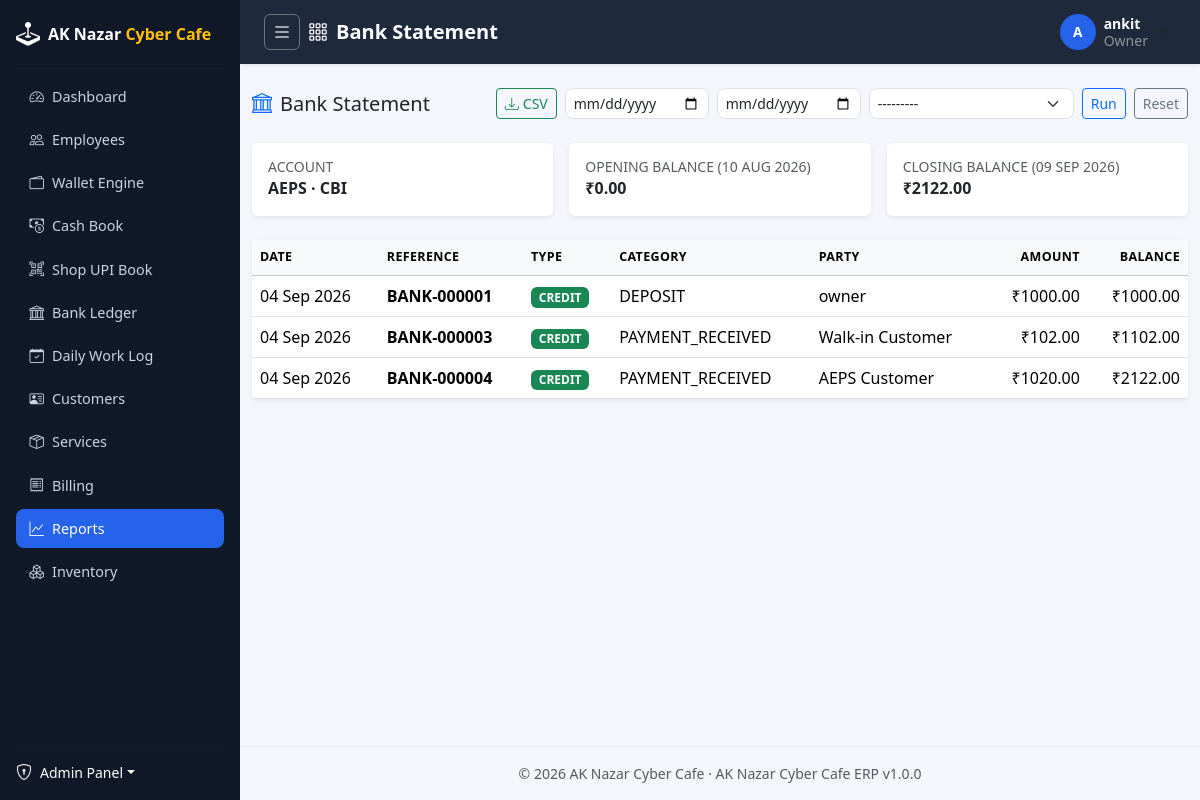
The page /reports/bank-statement/ (signed in) on the database as committed earlier.
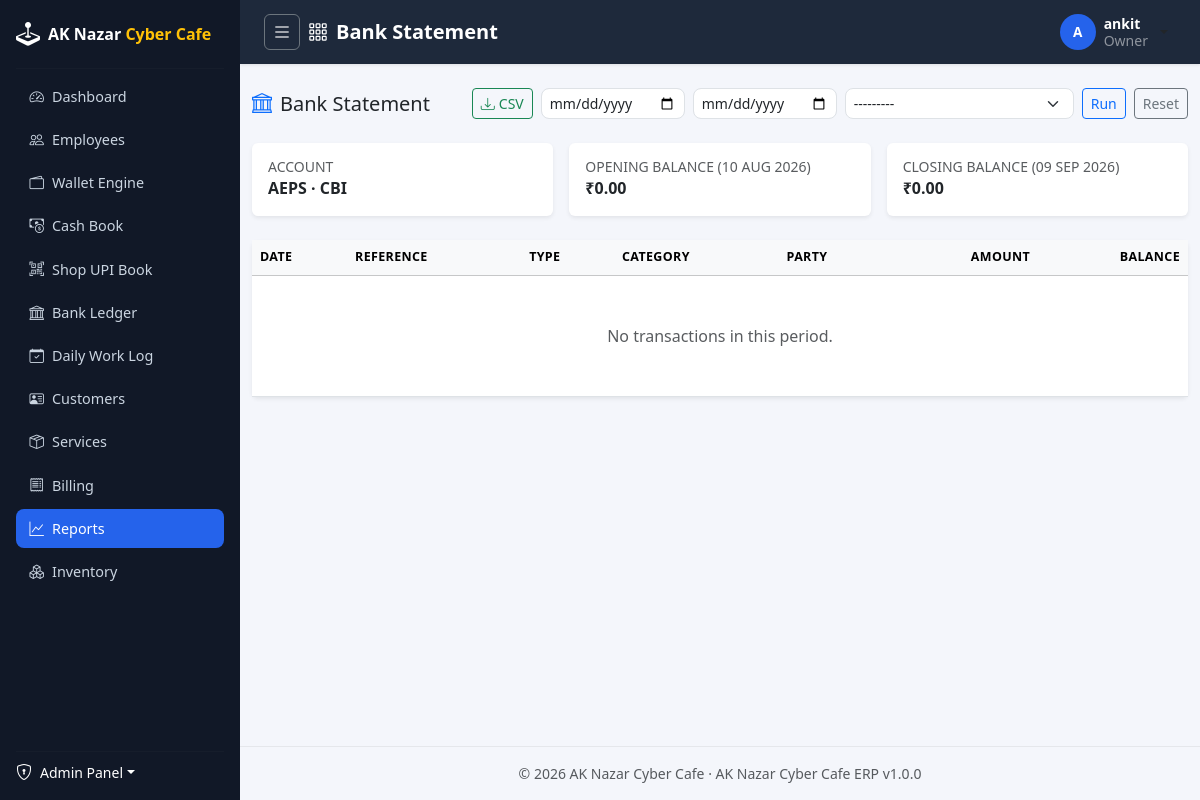
The same page on the database as committed later.
### apps/finance/models/bank.py (models this page shows, shortened)
class BankAccount(BaseModel):
    account_name = models.CharField(max_length=150)
    bank_name = models.CharField(max_length=150)
    branch = models.CharField(max_length=100, blank=True)
    account_number = models.CharField(max_length=50, unique=True, db_index=True)
    ifsc_code = models.CharField(max_length=20, blank=True)
    account_type = models.CharField(
        max_length=20,
        choices=BankAccountType.choices,
        default=BankAccountType.CURRENT,
    )
    opening_balance = money_field(default=0)
    is_default = models.BooleanField(
        default=False,
        help_text="Default shop bank account for general UPI QR and online payments",
    )
    class Meta:
        ordering = ["account_name"]
        verbose_name = "Bank Account"
        verbose_name_plural = "Bank Accounts"
    def __str__(self):
        return f"{self.account_name} ({self.bank_name})"

class BankTransaction(BaseModel):
    account = models.ForeignKey(
        BankAccount,
        on_delete=models.PROTECT,
        related_name="transactions",
    )
    transaction_type = models.CharField(
        max_length=10,
        choices=BankTransactionType.choices,
        db_index=True,
    )
    category = models.CharField(max_length=30, choices=BankTransactionCategory.choices)
    amount = money_field()
    balance_after = money_field(editable=False)
    reference_number = models.CharField(max_length=30, unique=True, editable=False, db_index=True)
    related_reference = models.CharField(
        max_length=30, blank=True, editable=False,
        help_text="Reference of the paired transaction (e.g. bank-to-bank transfer).",
    )
    party_name = models.CharField(
        max_length=150, blank=True,
        help_text="Counterparty: who deposited or was paid.",
    )
    description = models.TextField(blank=True)
    entry_date = models.DateField(default=date.today, db_index=True)
    class Meta:
        ordering = ["-entry_date", "-created_at"]
        verbose_name = "Bank Transaction"
        verbose_name_plural = "Bank Transactions"
        indexes = [
            models.Index(fields=["account", "entry_date"]),
        ]

### apps/reports/views/report_views.py (the view, shortened to what this page needs)
# urls.py: path("bank-statement/", report_views.BankStatementView.as_view(), name="bank_statement"),
class BankStatementView(LoginRequiredMixin, PermissionRequiredMixin, TemplateView):
    permission_required = "finance.view_bankaccount"
    template_name = "reports/bank_statement.html"
    def get_context_data(self, **kwargs):
        context = super().get_context_data(**kwargs)
        form = _valid_form(BankStatementForm, self.request)
        account = _pick(form, "bank_account", lambda: BankAccount.objects.first())
        from_date, to_date = _resolve_range(form)
        context.update(
            {
                "page_title": "Bank Statement",
                "form": form,
                "account": account,
                "from_date": from_date,
                "to_date": to_date,
                "data": ReportService.bank_statement(account, from_date, to_date)
                if account
                else None,
            }
        )
        return context
    def get(self, request, *args, **kwargs):
        return super().get(request, *args, **kwargs)

### apps/reports/forms/report_forms.py
class BankStatementForm(DateRangeForm):
    bank_account = forms.ModelChoiceField(
        queryset=BankAccount.objects.order_by("account_name"),
        widget=forms.Select(attrs={"class": "form-select form-select-sm"}),
    )

### apps/accounts/models/user.py (called while the page is built)
    def get_full_name(self):
        full_name = " ".join(part for part in (self.first_name, self.last_name) if part).strip()
        return full_name or self.username

    def get_short_name(self):
        return self.first_name or self.username

### apps/common/context_processors.py (called while the page is built)
def erp_context(request):
    return {
        "ERP_APP_NAME": settings.ERP_APP_NAME,
        "ERP_APP_VERSION": settings.ERP_APP_VERSION,
        "ERP_COMPANY_NAME": settings.ERP_COMPANY_NAME,
        "ERP_COMPANY_ADDRESS": settings.ERP_COMPANY_ADDRESS,
    }

### apps/common/managers.py (called while the page is built)
    def get_queryset(self):
        return super().get_queryset().filter(deleted_at__isnull=True)

### apps/reports/views/report_views.py (called while the page is built)
def _default_range():
    return date.today() - timedelta(days=30), date.today()

def _valid_form(form_class, request):
    form = form_class(request.GET)
    form.is_valid()
    return form

def _pick(form, field, fallback):
    if form.is_valid() and form.cleaned_data.get(field):
        return form.cleaned_data[field]
    return fallback()

### templates/reports/bank_statement.html
{% extends "base.html" %}
{% load erp_tags %}
{% block content %}
<div class="d-flex flex-wrap align-items-center justify-content-between gap-2 mb-4">
    <h5 class="mb-0"><i class="bi bi-bank me-2 text-primary"></i>Bank Statement</h5>
    <div class="d-flex gap-2 align-items-center">
        {% if account %}
        <a href="{% url 'reports:bank_statement' %}?export=csv&{{ request.GET.urlencode }}" class="btn btn-sm btn-outline-success">
            <i class="bi bi-download me-1"></i>CSV
        </a>
        {% endif %}
        <form method="get" class="d-flex flex-wrap gap-2 align-items-center">
            {% for field in form %}
                <div class="form-group mb-0">{{ field }}</div>
            {% endfor %}
            <button class="btn btn-sm btn-outline-primary">Run</button>
            <a href="{% url 'reports:bank_statement' %}" class="btn btn-sm btn-outline-secondary">Reset</a>
        </form>
    </div>
</div>
{% if account %}
<div class="row g-3 mb-4">
    <div class="col-md-4"><div class="card shadow-sm border-0"><div class="card-body">
        <h6 class="text-muted small text-uppercase mb-0">Account</h6>
        <div class="fw-bold">{{ account.account_name }} · {{ account.bank_name }}</div>
    </div></div></div>
    <div class="col-md-4"><div class="card shadow-sm border-0"><div class="card-body">
        <h6 class="text-muted small text-uppercase mb-0">Opening Balance ({{ from_date|date:"d M Y" }})</h6>
        <div class="fw-bold">{{ data.opening|inr }}</div>
    </div></div></div>
    <div class="col-md-4"><div class="card shadow-sm border-0"><div class="card-body">
        <h6 class="text-muted small text-uppercase mb-0">Closing Balance ({{ to_date|date:"d M Y" }})</h6>
        <div class="fw-bold">{{ data.closing|inr }}</div>
    </div></div></div>
</div>
<div class="card shadow-sm border-0">
    <div class="table-responsive">
        <table class="table table-hover align-middle mb-0">
            <thead class="table-light">
                <tr>
                    <th scope="col">Date</th>
                    <th scope="col">Reference</th>
                    <th scope="col">Type</th>
                    <th scope="col">Category</th>
                    <th scope="col">Party</th>
                    <th scope="col" class="text-end">Amount</th>
                    <th scope="col" class="text-end">Balance</th>
                </tr>
            </thead>
            <tbody>
                {% for row in data.rows %}
                    <tr>
                        <td>{{ row.entry_date|date:"d M Y" }}</td>
                        <td class="fw-semibold">{{ row.reference }}</td>
                        <td><span class="badge {% if row.type == 'CREDIT' %}text-bg-success{% else %}text-bg-danger{% endif %}">{{ row.type }}</span></td>
                        <td>{{ row.category }}</td>
                        <td>{{ row.party|default:"—" }}</td>
                        <td class="text-end">{{ row.amount|inr }}</td>
                        <td class="text-end">{{ row.balance_after|inr }}</td>
                    </tr>
                {% empty %}
                    <tr><td colspan="7" class="text-center text-muted py-5">No transactions in this period.</td></tr>
                {% endfor %}
            </tbody>
        </table>
    </div>
</div>
{% else %}
<div class="alert alert-warning">Create a bank account first to view a statement.</div>
{% endif %}
{% endblock %}

Rows that differ between the two databases and show on the page:
removed BankTransaction: entry_date "04 Sep 2026", reference "BANK-000001", type "CREDIT", category "DEPOSIT", party "owner", amount|inr "₹1000.00", balance_after|inr "₹1000.00"
removed BankTransaction: entry_date "04 Sep 2026", reference "BANK-000003", type "CREDIT", category "PAYMENT_RECEIVED", party "Walk-in Customer", amount|inr "₹102.00", balance_after|inr "₹1102.00"
removed BankTransaction: entry_date "04 Sep 2026", reference "BANK-000004", type "CREDIT", category "PAYMENT_RECEIVED", party "AEPS Customer", amount|inr "₹1020.00", balance_after|inr "₹2122.00"
Other text that changed with them:
{{ data.closing|inr }}: "₹2122.00" → "₹0.00"
text now shown: "No transactions in this period."
